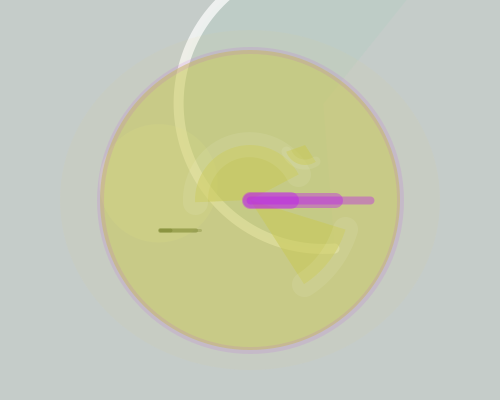
Frame 1 (no input)
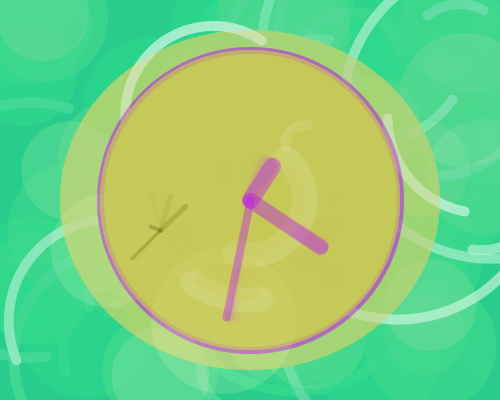
Frame 60 (the mouse pressed at the canvas centre just before this capture)
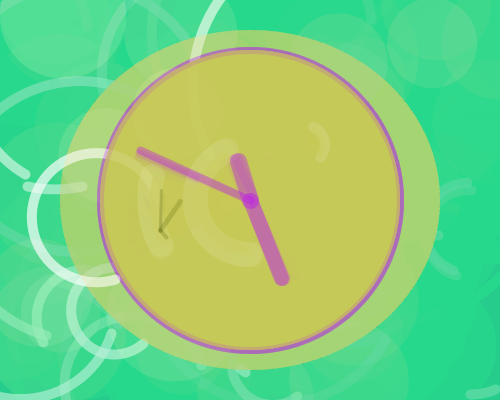
Frame 120 (the mouse held since frame 60 and released just before this capture)

The Processing sketch that drew these frames (run headless with seeded random() and noise(); from frame 60 on, the mouse is pressed at the canvas centre):

// Processing sketch: processing_55932
// ── processing_55932.pde

float t = 0;
float dt = 0.01;

void setup() {
  size(500, 400);
  smooth();
}

void draw() {
  pudar();
  acax();
  putar();
  
  t += dt;
}

void pudar() {
  fill(36, 211, 137, 10);
  noStroke();
  rect(0, 0, width, height); 
}

void putar() {
  int cx = width / 2;
  int cy = height / 2;

  fill(230, 200, 105, 15);
  noStroke();
  ellipse(cx, cy, 380, 340);
  fill(200, 200, 85, 140);
  stroke(188, 22, 240, 25);
  strokeWeight(7);
  ellipse(cx, cy, 300, 300);

  stroke(255, 255, 255, 20);
  strokeWeight(25);
  arc(cx, cy, 200, 200, 2*t + 0.3, 2*t + 1);
  arc(cx, cy, 110, 110, 4*t + 3.1, 4*t + 5.8);
  strokeWeight(10);
  arc(cx + 55, cy - 55, 40, 40, 3.5*t + 1, 3.5*t + 2.8);
  
  stroke(78, 92, 0, 55);
  strokeWeight(3);
  line(cx - 90, cy + 30, cx - 90 + 40 * cos(4*t), cy + 30 + 40 * sin(4*t));  
  strokeWeight(5);
  line(cx - 90, cy + 30, cx - 90 + 35 * cos(52*t), cy + 30 + 35 * sin(52*t));  
  strokeWeight(4);
  line(cx - 90, cy + 30, cx - 90 + 10 * cos(6*t), cy + 30 + 10 * sin(6*t));

  stroke(188, 22, 240, 95);
  strokeWeight(8);
  line(cx, cy, cx + 120 * cos(3*t), cy + 120 * sin(3*t));  
  strokeWeight(15);
  line(cx, cy, cx + 85 * cos(t), cy + 85 * sin(t));  
  strokeWeight(17);
  line(cx, cy, cx + 40 * cos(9*t), cy + 40 * sin(9*t));  
}

void acax() {
  float r;

  stroke(255, 255, 255, 180);
  strokeWeight(10);
  arc(
    random(0, width),
    random(0, height),
    r = random(80, 300),
    r,
    random(0, 2 * PI),
    random(0, 2 * PI)
  );
  
  fill(255, 255, 200, 40);
  noStroke();
  ellipse(
    random(0, width),
    random(0, height),
    r = random(80, 150),
    r
  );
}
